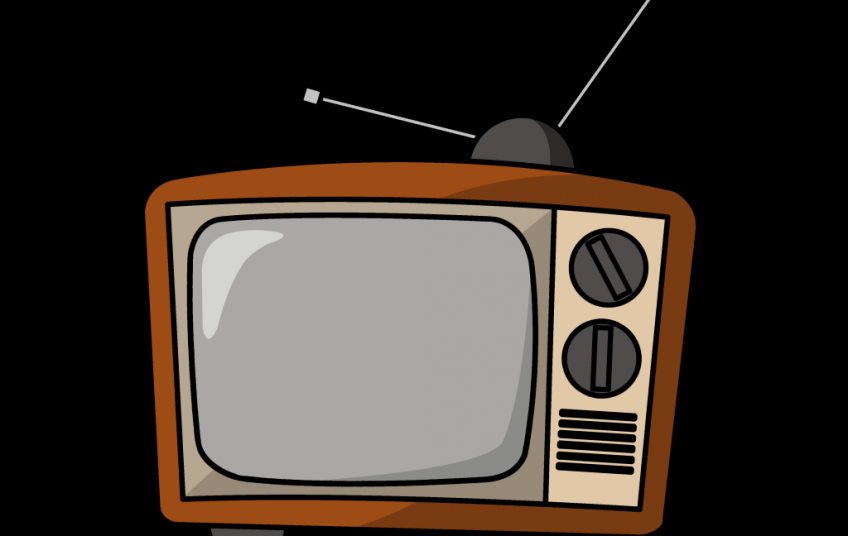
#> input picture 05- Salt and Pepper Noise/inputs/television01.png, 848 x 536 px, found by its file name
$ jupyter execute --allow-errors TV_screen_noise.ipynb
#> lines starting #> are read from the running program, lines starting #| are printed output that depends on the picture; after the words box and inside, x2 and y2 are one past the last pixel; in counts of white or black regions, pixels touching at a corner belong together
[cell 1]
from google.colab import drive
drive.mount('/content/drive')

[cell 2]
import cv2
import numpy as np
from google.colab.patches import cv2_imshow
import os

path = "/content/drive/MyDrive/ImageProcessing/Assignment-27"

[cell 3]
img_ = cv2.imread("/content/drive/MyDrive/ImageProcessing/Assignment-27/inputs/television01.png")
#> img_ is the input picture: shape (536, 848, 3); mean B, G, R 45.3, 51.8, 60
img_gray = cv2.cvtColor(img_, cv2.COLOR_BGR2GRAY)
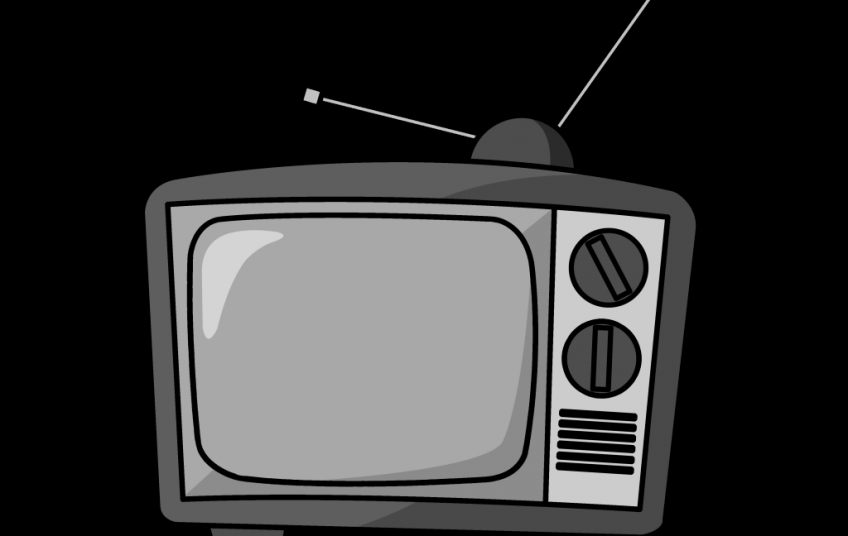
#> img_gray: shape (536, 848); min 0, max 212, mean 53.5
# cv2_imshow(img_gray)

thresh = cv2.adaptiveThreshold(img_gray, 255, cv2.ADAPTIVE_THRESH_GAUSSIAN_C, cv2.THRESH_BINARY_INV, 57, 34)
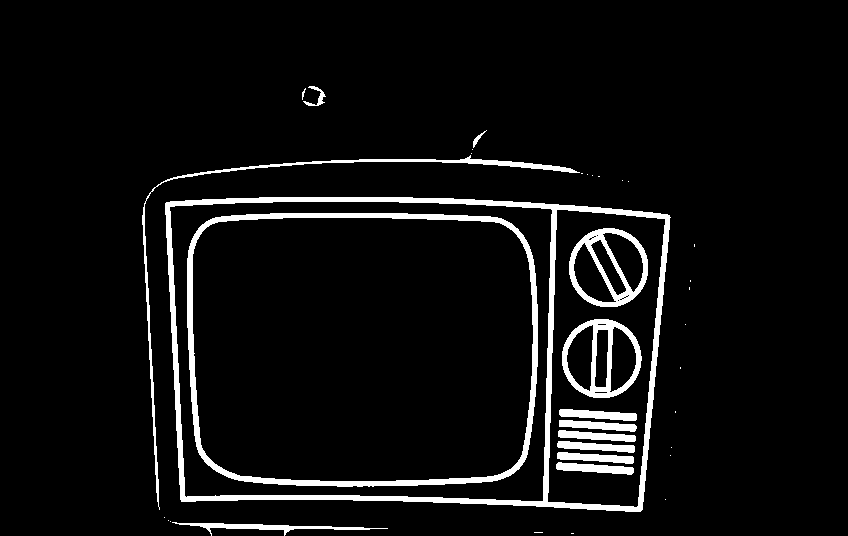
#> thresh: shape (536, 848); 5.9% white; 37 white regions (22 under 20 px), largest, box (x1, y1, x2, y2) and area: (165, 197, 671, 512) 9916, (187, 213, 538, 487) 6261, (142, 155, 580, 510) 2203
thresh = 255 - thresh
#> thresh: shape (536, 848); 94.1% white; 37 black regions (22 under 20 px)
contours = cv2.findContours(thresh, cv2.RETR_TREE, cv2.CHAIN_APPROX_SIMPLE)
#> contours = 58 contours, 31 with area under 20; largest, box (x1, y1, x2, y2) and area: (0, 0, 848, 536) 451702, (164, 196, 672, 513) 147590, (170, 202, 552, 501) 107509, (186, 212, 539, 488) 91804, (193, 218, 533, 481) 84450
contours = contours[0] if len(contours) == 2 else contours[1]


flag = 0
vector = np.zeros((4))

for cnt in contours:

    if cv2.contourArea(cnt) > (img_gray.shape[0] * img_gray.shape[1]) // 6:

        x, y, w, h = cv2.boundingRect(cnt)
        roi = img_gray[y : y + h, x : x + w]
        std = np.std(roi)

        if flag == 0:
            min_std = std
            flag = 1

        elif std<min_std:
            vector = x, y, w, h
            img = roi
            min_std = std
#> this loop made 58 passes
#> (x, y, w, h, std, min_std, flag) on pass 2: (0, 0, 848, 536, 73.57, 73.57, 1)
#> (x, y, w, h, std, min_std) on passes 19, 41, 42, 43: (164, 196, 508, 317, 63.08, 63.08), (170, 202, 382, 299, 48.79, 48.79), (186, 212, 353, 276, 40.9, 40.9), (193, 218, 340, 263, 29.71, 29.71)
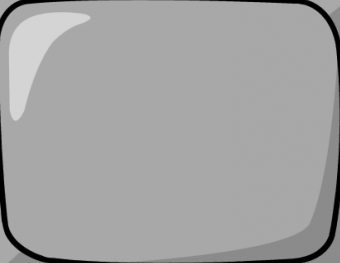
#> img: shape (263, 340); min 0, max 212, mean 162.7
#> after the loop, flag = 1; min_std = 29.71


noise_mask = []
TV_screen_noise = []

for i in range(20):

    img_gray = cv2.cvtColor(img_, cv2.COLOR_BGR2GRAY)
    noise_mask =  np.random.randint(0, 21, size = (img.shape[0], img.shape[1]), dtype=int)

    zeros_pixel = np.where(noise_mask == 0)
    one_pixel = np.where(noise_mask == 20)

    image_smal = img_gray[vector[1] : vector[1] + vector[3], vector[0] : vector[0] + vector[2]]

    image_smal[zeros_pixel] = 0
    image_smal[one_pixel] = 255

    img_gray[vector[1] : vector[1] + vector[3], vector[0] : vector[0] + vector[2]] = image_smal
    TV_screen_noise.append(img_gray)
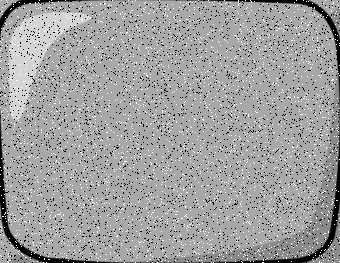
#> image_smal: shape (263, 340); min 0, max 255, mean 159.4
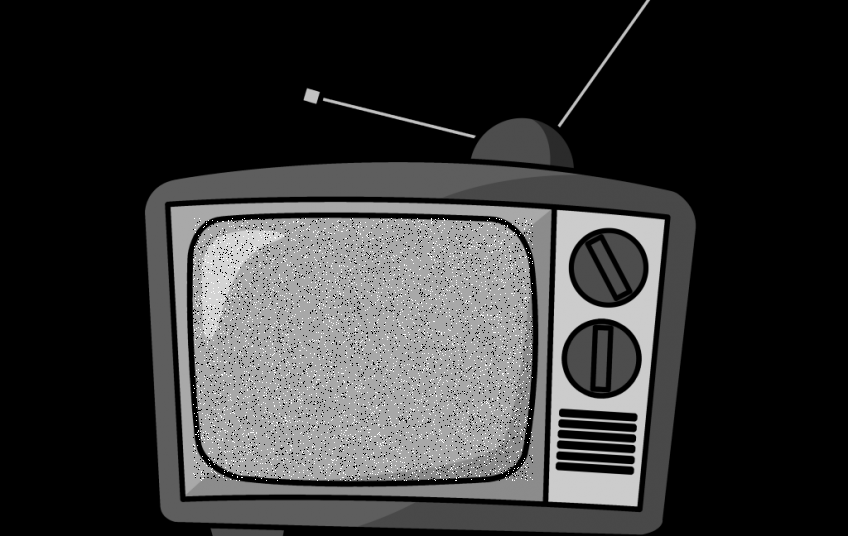
#> img_gray: shape (536, 848); min 0, max 255, mean 52.8
#> after the loop, TV_screen_noise = 20 items


import imageio

#> (the rest of this cell did not finish here and is left out)

$ run again, with 05- Salt and Pepper Noise/inputs/television03.jpg saved as 05- Salt and Pepper Noise/inputs/television01.png
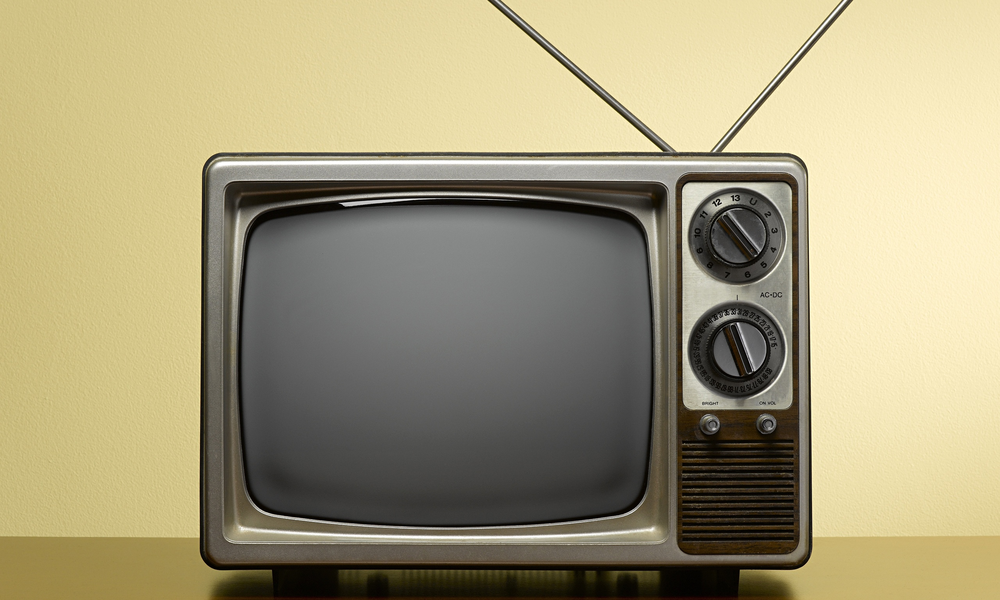
#> input picture 05- Salt and Pepper Noise/inputs/television03.jpg, 1000 x 600 px, shrunk from 2560 x 1536 before the run, found by its file name
#> img_ is the input picture: shape (600, 1000, 3); mean B, G, R 122.5, 155, 164
#> `thresh = cv2.adaptiveThreshold(img_gray, 255, cv2.ADAPTIVE_THRESH_GAUS..`:
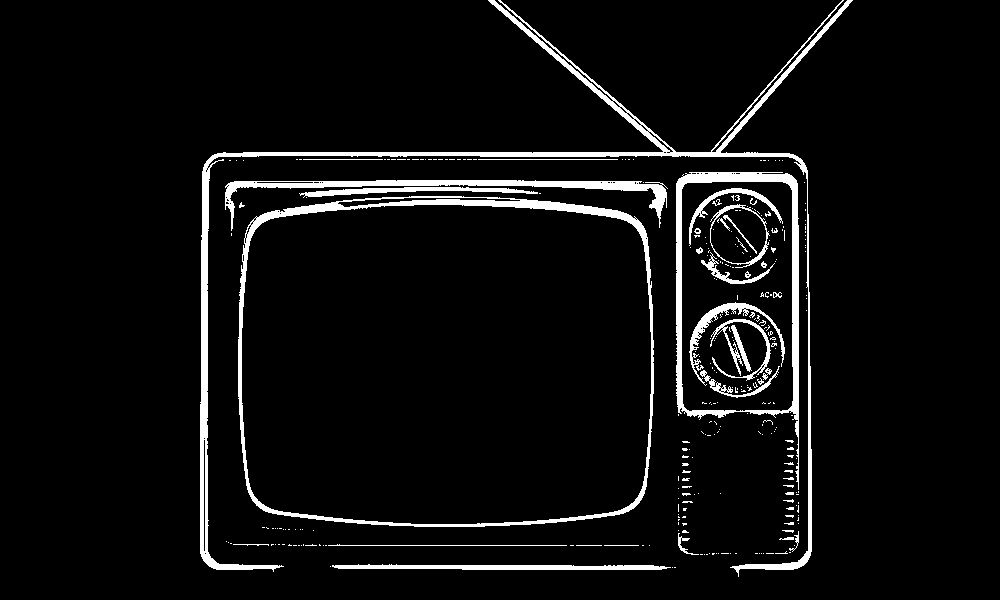
#> thresh: shape (600, 1000); 5.6% white; 297 white regions (256 under 20 px), largest, box (x1, y1, x2, y2) and area: (200, 0, 853, 577) 10322, (238, 196, 654, 527) 6475, (676, 172, 799, 490) 4657
#> contours = 553 contours, 471 with area under 20; largest, box (x1, y1, x2, y2) and area: (0, 0, 1000, 600) 557148, (237, 195, 655, 528) 130418, (242, 205, 651, 524) 122183, (675, 171, 800, 491) 30142, (501, 0, 842, 152) 28100
#> the loop `for cnt in contours: ` made 553 passes
#> (x, y, w, h, std, min_std, flag) on pass 8: (0, 0, 1000, 600, 70.42, 70.42, 1)
#> after the loop `for cnt in contours:`: flag = 1; min_std = 28.57
#> after the loop `for i in range(20):`:
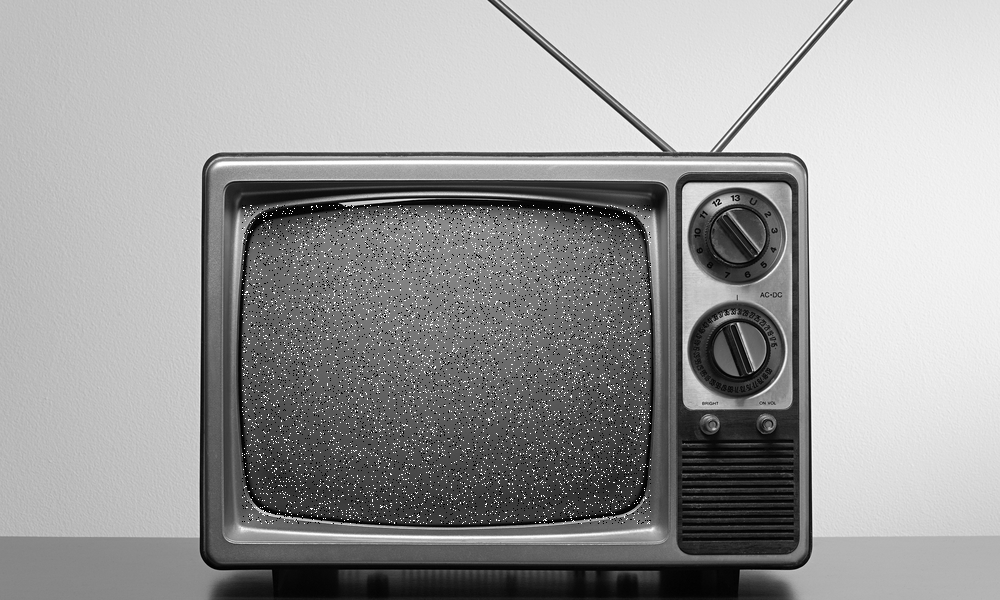
#> img_gray: shape (600, 1000); min 0, max 255, mean 154.8
#> after the loop `for i in range(20):`: TV_screen_noise = 20 items
